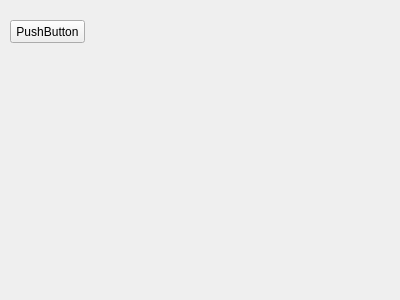
<?xml version="1.0" encoding="UTF-8"?>
<ui version="4.0">
 <class>PartPropertyForm</class>
 <widget class="QWidget" name="PartPropertyForm">
  <property name="geometry">
   <rect>
    <x>0</x>
    <y>0</y>
    <width>400</width>
    <height>300</height>
   </rect>
  </property>
  <property name="windowTitle">
   <string>PartPropertyForm</string>
  </property>
  <widget class="QPushButton" name="pushButton">
   <property name="geometry">
    <rect>
     <x>10</x>
     <y>20</y>
     <width>75</width>
     <height>23</height>
    </rect>
   </property>
   <property name="text">
    <string>PushButton</string>
   </property>
  </widget>
 </widget>
 <layoutdefault spacing="6" margin="11"/>
 <resources/>
 <connections/>
</ui>
